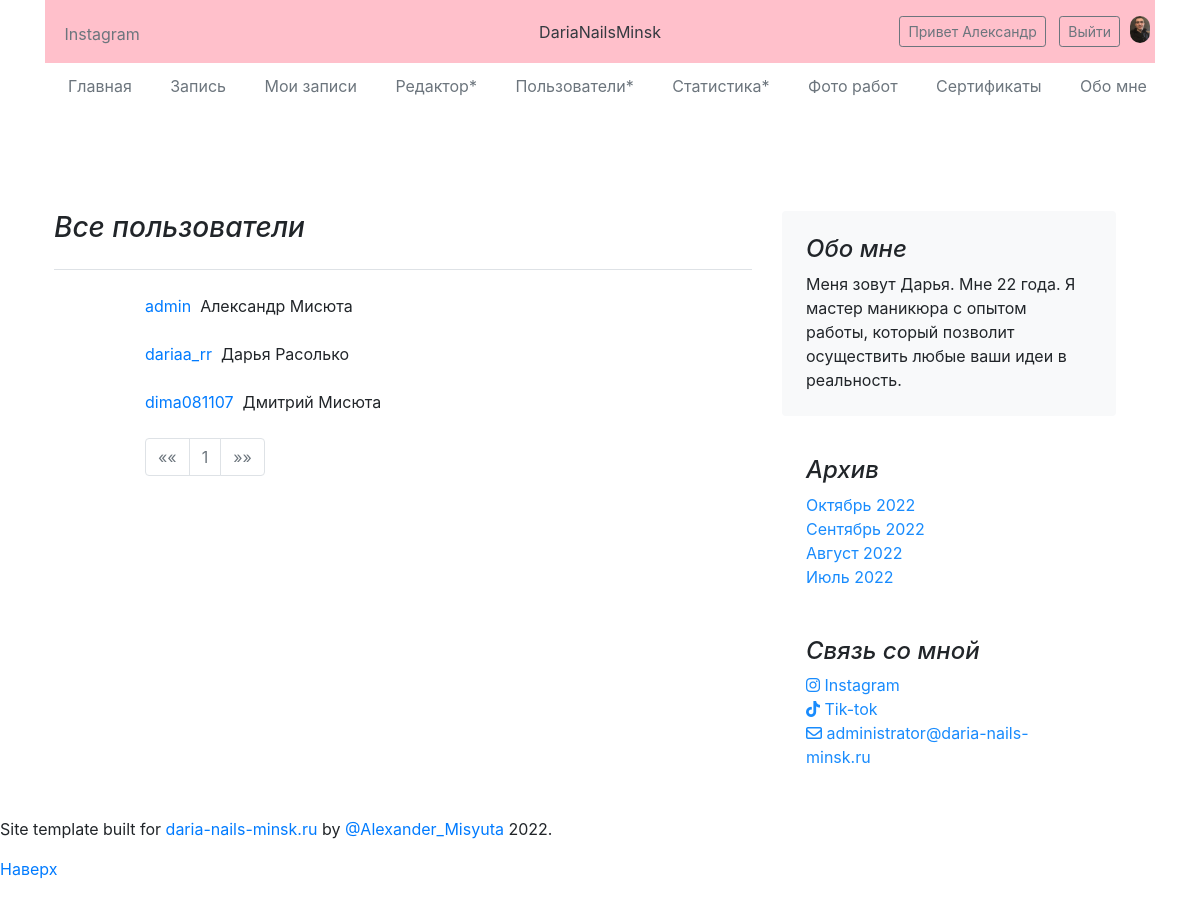
The page /all_users/ (signed in) on the database its author committed.
### main/models.py (models this page shows)
class CustomUser(AbstractUser):
    photo = models.ImageField(upload_to='photos/%Y/%m/%d/', verbose_name='Фото', null=True, blank=True)
    birthday = models.DateField(verbose_name='День рождения', null=True, blank=True)
    instagram = models.CharField(max_length=50, verbose_name='Инстаграм', null=True, blank=True)
    mobile = models.CharField(max_length=13, verbose_name='Телефон', null=True, blank=True)
    class Meta:
        verbose_name = 'Пользователь'
        verbose_name_plural = 'Мои пользователи'
    def get_absolute_url(self):
        return reverse('user_detail', kwargs={'pk': self.pk})
    def __str__(self):
        return self.username

### main/views.py (the view)
# urls.py: path('all_users/', all_users, name='all_users'),
def all_users(request):
    if not request.user.is_staff:
        context = {
            'error': 'yes',
        }
        return render(request, 'main/my_works.html', context)
    else:
        users = CustomUser.objects.all()
        paginator = Paginator(users, 10)              # Показывает все записи на текущий месяца
        page_number = request.GET.get('page')
        page_obj = paginator.get_page(page_number)
        month_my_work = month_my_works()
        context = {
            'title': 'Все пользователи',
            'title_body': 'Все пользователи',
            'month_my_work': month_my_work,
            'users': 'yes',
            'page_obj': page_obj,
            'paginator': paginator,
        }
        return render(request, 'main/index.html', context)

### main/views.py (called while the page is built)
def month_my_works():
    month_my_work = []
    posts = MyWorks.objects.filter(is_active=True)
    for el in posts:
        d = el.date
        d = str(d).split('-')
        deadline = datetime.strptime(f'{d[0]}-{d[1]}-1', "%Y-%m-%d")
        month_my_work.append(deadline)
    month_my_work = set(month_my_work)
    month_my_work = list(month_my_work)
    month_my_work.sort(reverse=True)
    return month_my_work

### main/templates/main/index.html (shortened to what this page needs)
{% extends 'main/base.html' %}
{% load static %}
{% block body %}
<link rel="stylesheet" href="https://stackpath.bootstrapcdn.com/bootstrap/5.0.0-alpha2/css/bootstrap.min.css">
<link rel="stylesheet" href="https://cdn.jsdelivr.net/npm/bootstrap@4.6.2/dist/css/bootstrap.min.css">
{% if users %}
<div class="row">
    <div class="col">
    </div>
    <div class="col-9">
    {% if page_obj %}
        {% for el in page_obj %}
            <a href="{{ el.get_absolute_url }}">{{ el }}</a>&nbsp;&nbsp;{{ el.first_name }} {{ el.last_name }}<br><br>
        {% endfor %}
        <nav aria-label="...">
              <ul class="pagination">
                  {% if page_obj.has_previous %}
                        <li class="page-item">
                          <a class="page-link" href="?page=1">Первая</a>
                        </li>
                        <li class="page-item">
                          <a class="page-link" href="?page={{ page_obj.previous_page_number }}">&laquo;&laquo;</a>
                        </li>
                  {% else %}
                        <li class="page-item disabled">
                          <span class="page-link">&laquo;&laquo;</span>
                        </li>
                  {% endif %}
                  {% if page_obj.has_other_pages %}
                        {% for p in paginator.page_range %}
                            {% if page_obj.number == p %}
                                <li class="page-item active">
                                    <a class="page-link" href="?page={{ p }}">
                                        {{ p }} <span class="sr-only">(current)</span>
                                    </a>
                                </li>
                            {% elif p >= page_obj.number|add:-2 and p <= page_obj.number|add:2 %}
                                <li class="page-item"><a class="page-link" href="?page={{ p }}">{{ p }}</a></li>
                            {% endif %}
                        {% endfor %}
                  {% else %}
                        <li class="page-item disabled">
                            <span class="page-link">1</span>
                        </li>
                  {% endif %}
                  {% if page_obj.has_next %}
                    <li class="page-item">
                      <a class="page-link" href="?page={{ page_obj.next_page_number }}">&raquo;&raquo;</a>
                    </li>
                    <li class="page-item">
                      <a class="page-link" href="?page={{ paginator.num_pages }}">Последняя</a>
                    </li>
                  {% else %}
                    <li class="page-item disabled">
                      <span class="page-link">&raquo;&raquo;</span>
                    </li>
                  {% endif %}
              </ul>
        </nav>
    {% endif %}
    </div>
    <div class="col">
    </div>
</div>
{% endif %}
{% endblock %}

### main/templates/main/base.html (shortened to what this page needs)
<!DOCTYPE html>
{% load static %}
<html lang="ru">
<head>
    <link rel="stylesheet" href="https://cdn.jsdelivr.net/npm/bootstrap@5.2.0/dist/css/bootstrap.min.css">
    <link rel="stylesheet" href="https://stackpath.bootstrapcdn.com/bootstrap/5.0.0-alpha2/css/bootstrap.min.css">
    <link rel="stylesheet" href="https://cdn.jsdelivr.net/npm/bootstrap@4.6.2/dist/css/bootstrap.min.css">
    <link href="https://getbootstrap.com/docs/5.2/dist/css/bootstrap.min.css" rel="stylesheet">
    <link href="https://getbootstrap.com/docs/5.2/examples/blog/blog.css" rel="stylesheet">
    <link rel="stylesheet" href="{% static 'main/css/style.css' %}">
    <link rel="stylesheet" href="{% static 'main/css/dropdown.css' %}">
</head>
<body>
<div class="container">
  <header class="blog-header lh-1 py-3">
    <div class="row flex-nowrap justify-content-between align-items-center">
      <div class="col-4 pt-1">
        <a class="link-secondary" href="https://www.instagram.com/daria.nails.minsk/">Instagram</a>
      </div>
      <div class="col-4 text-center">
        <a class="blog-header-logo text-dark" href="{% url 'home' %}">DariaNailsMinsk</a>
      </div>
      <div class="col-4 d-flex justify-content-end align-items-center">
        {% if not request.user.is_authenticated %}
          <div class="my-register">
            <a class="btn btn-sm btn-outline-secondary" href="{% url 'log_in' %}">Войти</a>&nbsp;&nbsp;
            <a class="btn btn-sm btn-outline-secondary" href="{% url 'registration' %}">Регистрация</a>
          </div>
        {% else %}
        <div class="my-register">
          {% if user.photo %}<img class="user-photo" src="{{ user.photo.url }}" align="right">&nbsp;&nbsp;&nbsp;&nbsp;{% endif %}
          <a class="btn btn-sm btn-outline-secondary" href="{{ user.get_absolute_url }}">Привет {{ user.first_name }}</a>&nbsp;&nbsp;
          <a class="btn btn-sm btn-outline-secondary" href="{% url 'logout' %}">Выйти</a>
        </div>
        {% endif %}
      </div>
    </div>
  </header>
  <div class="nav-scroller py-1 mb-2">
    <nav class="nav d-flex justify-content-between">
      <a class="p-2 link-secondary" href="{% url 'home' %}">Главная</a>
      <a class="p-2 link-secondary" href="{% url 'book_manicure' %}">Запись</a>
      <a class="p-2 link-secondary" href="{% url 'my_book' %}">Мои записи</a>
      {% if request.user.is_staff %}<a class="p-2 link-secondary" href="{% url 'create_book' %}">Редактор*</a>{% endif %}
      {% if request.user.is_staff %}<a class="p-2 link-secondary" href="{% url 'all_users' %}">Пользователи*</a>{% endif %}
      {% if request.user.is_staff %}<a class="p-2 link-secondary" href="{% url 'statistic' %}">Статистика*</a>{% endif %}
      <a class="p-2 link-secondary" href="{% url 'my_works' %}">Фото работ</a>
      <a class="p-2 link-secondary" href="{% url 'certificates' %}">Сертификаты</a>
      <a class="p-2 link-secondary" href="{% url 'about_me' %}">Обо мне</a>
    </nav>
  </div>
</div>
<main class="container">
  <div class="row mb-2">
  <div class="row g-5">
    <div class="col-md-8">
      <h3 class="pb-4 mb-4 fst-italic border-bottom">
        {{ title_body }}
      </h3>
        {% block body %}
        {% endblock %}
    </div>
    <div class="col-md-4">
      <div class="position-sticky" style="top: 2rem;">
        <div class="p-4 mb-3 bg-light rounded">
          <h4 class="fst-italic">Обо мне</h4>
          <p class="mb-0">Меня зовут Дарья. Мне 22 года. Я мастер маникюра с опытом работы, который позволит осуществить любые ваши идеи в реальность.</p>
        </div>
        <div class="p-4">
          <h4 class="fst-italic">Архив</h4>
          <ol class="list-unstyled mb-0">
              {% if month_my_work %}
                {% for el in month_my_work %}
                    <li><a href="{% url 'my_works_by_date' el|date:'Y-m-d' %}">{{ el|date:"F Y" }}</a></li>
                {% endfor %}
              {% else %}
                <p>Архив пуст</p>
              {% endif %}
          </ol>
        </div>
        <div class="p-4">
          <h4 class="fst-italic">Связь со мной</h4>
          <ol class="list-unstyled">
            <li><a href="https://www.instagram.com/daria.nails.minsk/"><i class="fa-brands fa-instagram"></i> Instagram</a></li>
            <li><a href="https://www.tiktok.com/@dariaaa_rr"><i class="fa-brands fa-tiktok"></i> Tik-tok</a></li>
            <li><i class="fa-regular fa-envelope"></i> administrator@daria-nails-minsk.ru</li>
          </ol>
        </div>
      </div>
    </div>
  </div>
</div>
</main>
<footer class="blog-footer">
  <p>Site template built for <a href="https://daria-nails-minsk.ru/">daria-nails-minsk.ru</a> by <a href="https://www.linkedin.com/in/%D1%81%D0%B0%D1%88%D0%B0-%D0%BC%D0%B8%D1%81%D1%8E%D1%82%D0%B0-637623231/">@Alexander_Misyuta</a> 2022.</p>
  <p>
    <a href="#">Наверх</a>
  </p>
</footer>
</body>
</html>

### main/static/main/css/style.css (style rules this page uses)
.blog-header { background-color: pink; }
.my-register { margin-right: 15px; }
.link-secondary { margin-left: 15px; }
.user-photo { position: relative; left: 10px; width: 20px; border-radius: 10px; }
.list-unstyled a, li { color: #188bfd; }

### main/templates/main/base.html (style rules this page uses)
.nav-scroller { position: relative; z-index: 2; height: 2.75rem; overflow-y: hidden; }
.nav-scroller .nav { display: flex; flex-wrap: nowrap; padding-bottom: 1rem; margin-top: -1px; overflow-x: auto; text-align: center; white-space: nowrap; -webkit-overflow-scrolling: touch; }

### rows shown on the page
CustomUser: photo (picture), first_name "Александр", username "admin", last_name "Мисюта"
CustomUser: username "dariaa_rr", first_name "Дарья", last_name "Расолько"
CustomUser: username "dima081107", first_name "Дмитрий", last_name "Мисюта"

### other values the page prints
{{ title_body }} "Все пользователи"
{{ el|date:"F Y" }} "Октябрь 2022" "Сентябрь 2022" "Август 2022" "Июль 2022"
